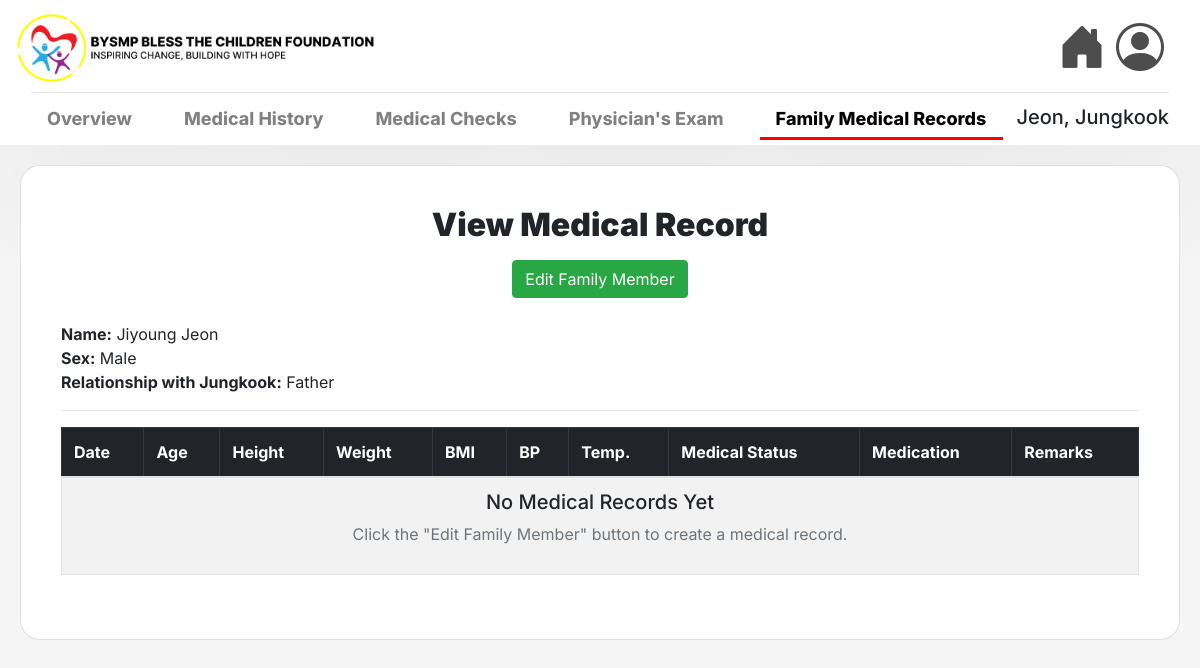
/family-medical-records/17/view/12/, run on an earlier commit of the app's database.
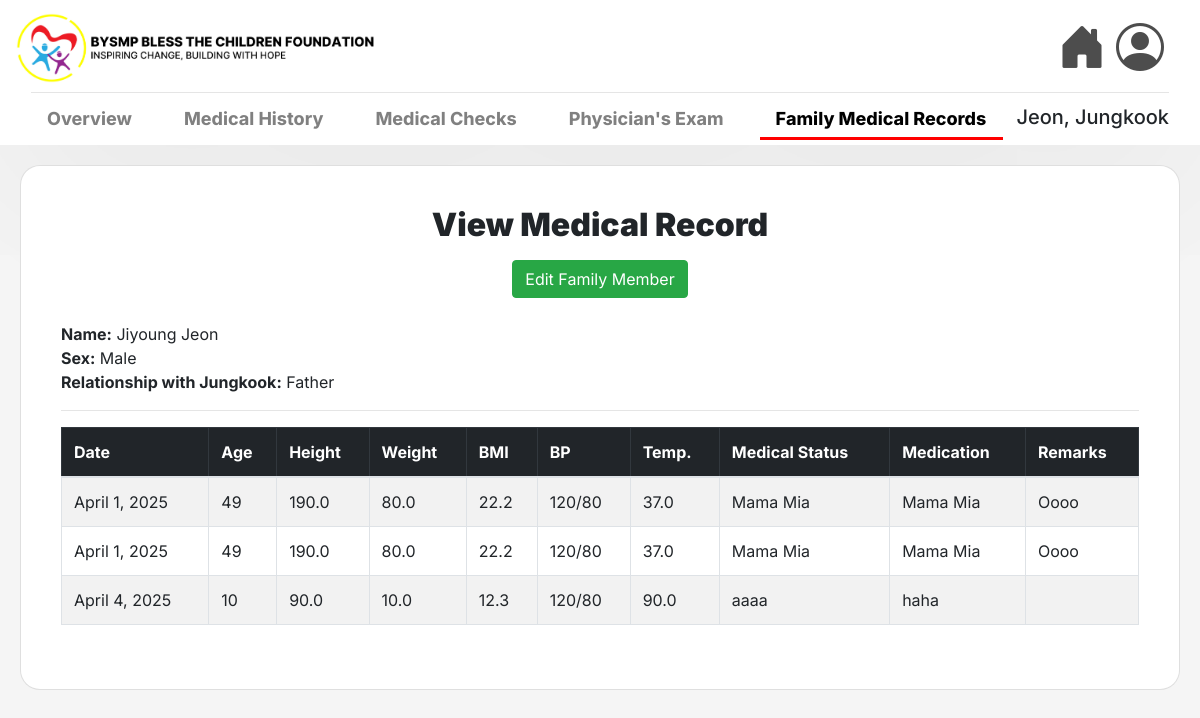
And on a later commit of the database.
### msys42app/models.py (models this page shows, shortened)
class FamilyMedicalRecord(models.Model):
    member = models.ForeignKey(FamilyMember, on_delete=models.CASCADE)
    date = models.DateField(null=False, blank=False)
    age = models.PositiveSmallIntegerField(null=True, blank=True)
    height = models.DecimalField(max_digits=4, decimal_places=1, null=True, blank=True)
    weight = models.DecimalField(max_digits=4, decimal_places=1, null=True, blank=True)
    bmi = models.DecimalField(max_digits=4, decimal_places=1, null=True)
    bp = models.CharField(max_length=5, null=True, blank=True)
    temp = models.DecimalField(max_digits=3, decimal_places=1, null=True, blank=True)
    med_stat = models.CharField(max_length=50, null=True, blank=True)
    medication = models.CharField(max_length=100, null=True, blank=True)
    remarks = models.CharField(max_length=100, null=True, blank=True)

### msys42app/views.py (the view)
# urls.py: path('family-medical-records/<int:pk>/view/<int:id>/', views.view_family_medical_record, name='view_family_medical_record'),
def view_family_medical_record(request, pk, id):
    child = get_object_or_404(Child, pk=pk)
    member = get_object_or_404(FamilyMember, pk=id)
    records = FamilyMedicalRecord.objects.filter(member=member)
    return render(request, 'msys42app/view_family_medical_records.html', {'child': child, 'member':member, 'records':records})

### msys42app/templates/msys42app/view_family_medical_records.html (shortened to what this page needs)
{% extends 'msys42app/base.html' %}
{% load static %}
{% block navbar %}
<hr class="w-100 my-1">
<nav style="display: flex; justify-content: space-between; align-items: flex-end; padding-left: 0; padding: 0; width: 100%; position: sticky;">
    <ul class="child-nav" style="display: flex; gap: 20px; list-style: none; padding: 0; margin: 0;">
        <li class="nav-item">
            <a class="nav-link" href="{% url 'view_child_profile' pk=child.id %}">
                Overview
            </a>
        </li>
        <li class="nav-item">
            <a class="nav-link" href="{% url 'view_medical_history' child.id %}">Medical History</a>
        </li>
        <li class="nav-item">
            <a class="nav-link" href="{% url 'annual_medical_check_list' child.id %}">Medical Checks</a>
        </li>
        <li class="nav-item">
            <a class="nav-link" href="{% url 'home_physicians_exam' child.id %}">
                Physician's Exam
            </a>
        </li>
        <li class="nav-item">
            <a class="nav-link active" href="{% url 'view_family_medicals' child.id%}">Family Medical Records</a>
        </li>
    </ul>
    <h5> {{child.lastname}}, {{child.firstname}} {{child.middlename}} </h5>
</nav>
{% endblock %}
{% block content %}
<div class="container-fluid" style="padding: 20px;">
    <div class="card shadow-sm" style="max-width: 1200px; margin: 0 auto;">
        <div class="card-body">
            <div class="text-center mb-4">
                <h2 class="mb-3" style="font-weight: 1000;"> View Medical Record</h2>
                <a href="{% url 'edit_family_medical_record' child.id member.pk %}" class="btn btn-success">
                     Edit Family Member
                </a>
            </div>
                <div class="info">
                    <strong>Name:</strong> {{member.fm_firstname}} {{member.fm_middlename}} {{member.fm_lastname}}<br>
                    <strong>Sex:</strong> {{member.fm_sex}}<br>
                    <strong>Relationship with {{child.firstname}}:</strong> {{member.fm_relationship}}<br>
                </div>
            <div class="text-center mb-4">
                <hr>
                <table class="table table-bordered table-striped text-left">
                    <thead class="table-dark">
                      <tr>
                        <th>Date</th>
                        <th>Age</th>
                        <th>Height</th>
                        <th>Weight</th>
                        <th>BMI</th>
                        <th>BP</th>
                        <th>Temp.</th>
                        <th>Medical Status</th>
                        <th>Medication</th>
                        <th>Remarks</th>
                      </tr>
                    </thead>
                    <tbody style="background-color: white;">
                      {% if records %}
                        {% for record in records %}
                          <tr>
                            <td>{{ record.date }}</td>
                            <td>{{ record.age }}</td>
                            <td>{{ record.height }}</td>
                            <td>{{ record.weight }}</td>
                            <td>{{ record.bmi }}</td>
                            <td>{{ record.bp }}</td>
                            <td>{{ record.temp }}</td>
                            <td>{{ record.med_stat }}</td>
                            <td>{{ record.medication }}</td>
                            <td>{{ record.remarks }}</td>
                          </tr>
                        {% endfor %}
                      {% else %}
                        <tr>
                          <td colspan="10" class="text-center">
                            <h5>No Medical Records Yet</h5>
                            <p class="text-muted">Click the "Edit Family Member" button to create a medical record.</p>
                          </td>
                        </tr>
                      {% endif %}
                    </tbody>
                  </table>
            </div>
        </div>
    </div>
</div>
{% endblock %}

What changed in the data, as far as the page shows it:
added FamilyMedicalRecord: date "April 1, 2025", age "49", height "190.0", weight "80.0", bmi "22.2", bp "120/80", temp "37.0", med_stat "Mama Mia", medication "Mama Mia", remarks "Oooo"
added FamilyMedicalRecord: date "April 1, 2025", age "49", height "190.0", weight "80.0", bmi "22.2", bp "120/80", temp "37.0", med_stat "Mama Mia", medication "Mama Mia", remarks "Oooo"
added FamilyMedicalRecord: date "April 4, 2025", age "10", height "90.0", weight "10.0", bmi "12.3", bp "120/80", temp "90.0", med_stat "aaaa", medication "haha"
Also different on the page:
text no longer shown: "No Medical Records Yet Click the \"Edit Family Member\" button to create a medical record."
